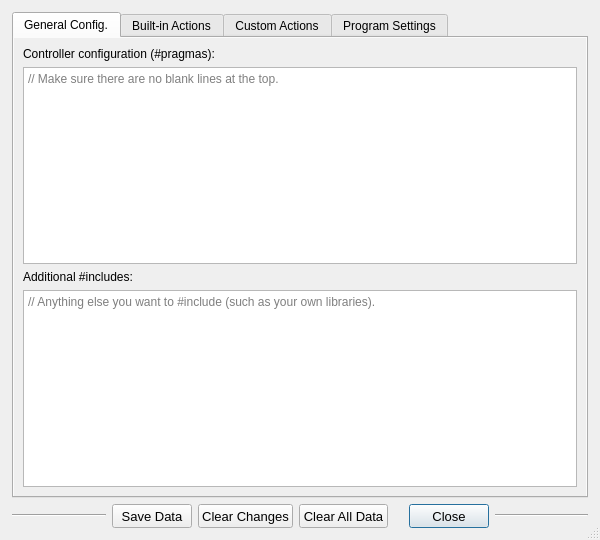
<?xml version="1.0" encoding="UTF-8"?>
<ui version="4.0">
 <class>SetupWindow</class>
 <widget class="QDialog" name="SetupWindow">
  <property name="windowModality">
   <enum>Qt::WindowModal</enum>
  </property>
  <property name="geometry">
   <rect>
    <x>0</x>
    <y>0</y>
    <width>600</width>
    <height>540</height>
   </rect>
  </property>
  <property name="windowTitle">
   <string>Draw Auton - Setup</string>
  </property>
  <property name="windowIcon">
   <iconset resource="../icons.qrc">
    <normaloff>:/icons/pencil.png</normaloff>:/icons/pencil.png</iconset>
  </property>
  <property name="sizeGripEnabled">
   <bool>true</bool>
  </property>
  <layout class="QVBoxLayout" name="layout_main">
   <property name="leftMargin">
    <number>12</number>
   </property>
   <property name="topMargin">
    <number>12</number>
   </property>
   <property name="rightMargin">
    <number>12</number>
   </property>
   <property name="bottomMargin">
    <number>12</number>
   </property>
   <item>
    <widget class="QTabWidget" name="tabWidget">
     <property name="currentIndex">
      <number>0</number>
     </property>
     <widget class="QWidget" name="tab_config">
      <attribute name="title">
       <string>General Config.</string>
      </attribute>
      <attribute name="toolTip">
       <string>General #pragma configs and #includes.</string>
      </attribute>
      <layout class="QVBoxLayout" name="verticalLayout_tab0">
       <property name="spacing">
        <number>0</number>
       </property>
       <property name="leftMargin">
        <number>0</number>
       </property>
       <property name="topMargin">
        <number>0</number>
       </property>
       <property name="rightMargin">
        <number>0</number>
       </property>
       <property name="bottomMargin">
        <number>0</number>
       </property>
       <item>
        <widget class="QScrollArea" name="scrollArea_config">
         <property name="frameShape">
          <enum>QFrame::NoFrame</enum>
         </property>
         <property name="frameShadow">
          <enum>QFrame::Plain</enum>
         </property>
         <property name="lineWidth">
          <number>0</number>
         </property>
         <property name="widgetResizable">
          <bool>true</bool>
         </property>
         <property name="alignment">
          <set>Qt::AlignCenter</set>
         </property>
         <widget class="QWidget" name="layout_scrollArea">
          <property name="geometry">
           <rect>
            <x>0</x>
            <y>0</y>
            <width>570</width>
            <height>458</height>
           </rect>
          </property>
          <layout class="QVBoxLayout" name="verticalLayout_scrollArea0">
           <item>
            <widget class="QLabel" name="label_pragmas">
             <property name="text">
              <string>Controller configuration (#pragmas):</string>
             </property>
            </widget>
           </item>
           <item>
            <widget class="QTextEdit" name="textEdit_pragmas">
             <property name="focusPolicy">
              <enum>Qt::ClickFocus</enum>
             </property>
             <property name="styleSheet">
              <string notr="true">font: 10pt &quot;Droid Sans Mono&quot;;</string>
             </property>
             <property name="lineWrapMode">
              <enum>QTextEdit::NoWrap</enum>
             </property>
             <property name="acceptRichText">
              <bool>false</bool>
             </property>
             <property name="placeholderText">
              <string>// Make sure there are no blank lines at the top.</string>
             </property>
            </widget>
           </item>
           <item>
            <widget class="QLabel" name="label_includes">
             <property name="text">
              <string>Additional #includes:</string>
             </property>
            </widget>
           </item>
           <item>
            <widget class="QTextEdit" name="textEdit_includes">
             <property name="focusPolicy">
              <enum>Qt::ClickFocus</enum>
             </property>
             <property name="styleSheet">
              <string notr="true">font: 10pt &quot;Droid Sans Mono&quot;;</string>
             </property>
             <property name="lineWrapMode">
              <enum>QTextEdit::NoWrap</enum>
             </property>
             <property name="acceptRichText">
              <bool>false</bool>
             </property>
             <property name="placeholderText">
              <string>// Anything else you want to #include (such as your own libraries).</string>
             </property>
            </widget>
           </item>
          </layout>
         </widget>
        </widget>
       </item>
      </layout>
     </widget>
     <widget class="QWidget" name="tab_actions_default">
      <attribute name="title">
       <string>Built-in Actions</string>
      </attribute>
      <attribute name="toolTip">
       <string>Basic actions (driving and turning).</string>
      </attribute>
      <layout class="QVBoxLayout" name="verticalLayout_tab1">
       <property name="spacing">
        <number>0</number>
       </property>
       <property name="leftMargin">
        <number>0</number>
       </property>
       <property name="topMargin">
        <number>0</number>
       </property>
       <property name="rightMargin">
        <number>0</number>
       </property>
       <property name="bottomMargin">
        <number>0</number>
       </property>
       <item>
        <widget class="QScrollArea" name="scrollArea_actions_default">
         <property name="frameShape">
          <enum>QFrame::NoFrame</enum>
         </property>
         <property name="frameShadow">
          <enum>QFrame::Plain</enum>
         </property>
         <property name="lineWidth">
          <number>0</number>
         </property>
         <property name="widgetResizable">
          <bool>true</bool>
         </property>
         <property name="alignment">
          <set>Qt::AlignCenter</set>
         </property>
         <widget class="QWidget" name="layout_actions_default">
          <property name="geometry">
           <rect>
            <x>0</x>
            <y>0</y>
            <width>570</width>
            <height>458</height>
           </rect>
          </property>
          <layout class="QVBoxLayout" name="verticalLayout_scrollArea1">
           <item>
            <widget class="QLabel" name="label_move">
             <property name="text">
              <string>Driving (positive is forward):</string>
             </property>
            </widget>
           </item>
           <item>
            <layout class="QVBoxLayout" name="verticalLayout_boxes_move">
             <property name="spacing">
              <number>0</number>
             </property>
             <item>
              <widget class="QPlainTextEdit" name="plainTextEdit_move_declare">
               <property name="sizePolicy">
                <sizepolicy hsizetype="Expanding" vsizetype="Maximum">
                 <horstretch>0</horstretch>
                 <verstretch>0</verstretch>
                </sizepolicy>
               </property>
               <property name="minimumSize">
                <size>
                 <width>0</width>
                 <height>24</height>
                </size>
               </property>
               <property name="maximumSize">
                <size>
                 <width>16777215</width>
                 <height>24</height>
                </size>
               </property>
               <property name="focusPolicy">
                <enum>Qt::ClickFocus</enum>
               </property>
               <property name="styleSheet">
                <string notr="true">font: 10pt &quot;Droid Sans Mono&quot;;</string>
               </property>
               <property name="verticalScrollBarPolicy">
                <enum>Qt::ScrollBarAlwaysOff</enum>
               </property>
               <property name="tabChangesFocus">
                <bool>true</bool>
               </property>
               <property name="lineWrapMode">
                <enum>QPlainTextEdit::NoWrap</enum>
               </property>
               <property name="readOnly">
                <bool>true</bool>
               </property>
               <property name="plainText">
                <string>void Move(int inches);</string>
               </property>
              </widget>
             </item>
             <item>
              <widget class="QTextEdit" name="textEdit_move">
               <property name="focusPolicy">
                <enum>Qt::ClickFocus</enum>
               </property>
               <property name="styleSheet">
                <string notr="true">font: 10pt &quot;Droid Sans Mono&quot;;</string>
               </property>
               <property name="lineWrapMode">
                <enum>QTextEdit::NoWrap</enum>
               </property>
               <property name="acceptRichText">
                <bool>false</bool>
               </property>
               <property name="placeholderText">
                <string>// Implement the function here.</string>
               </property>
              </widget>
             </item>
            </layout>
           </item>
           <item>
            <widget class="QLabel" name="label_turn">
             <property name="text">
              <string>Turning (positive is left):</string>
             </property>
            </widget>
           </item>
           <item>
            <layout class="QVBoxLayout" name="verticalLayout_boxes_turn">
             <property name="spacing">
              <number>0</number>
             </property>
             <item>
              <widget class="QPlainTextEdit" name="plainTextEdit_turn_declare">
               <property name="sizePolicy">
                <sizepolicy hsizetype="Expanding" vsizetype="Fixed">
                 <horstretch>0</horstretch>
                 <verstretch>0</verstretch>
                </sizepolicy>
               </property>
               <property name="minimumSize">
                <size>
                 <width>0</width>
                 <height>24</height>
                </size>
               </property>
               <property name="maximumSize">
                <size>
                 <width>16777215</width>
                 <height>24</height>
                </size>
               </property>
               <property name="focusPolicy">
                <enum>Qt::ClickFocus</enum>
               </property>
               <property name="styleSheet">
                <string notr="true">font: 10pt &quot;Droid Sans Mono&quot;;</string>
               </property>
               <property name="verticalScrollBarPolicy">
                <enum>Qt::ScrollBarAlwaysOff</enum>
               </property>
               <property name="sizeAdjustPolicy">
                <enum>QAbstractScrollArea::AdjustToContents</enum>
               </property>
               <property name="tabChangesFocus">
                <bool>true</bool>
               </property>
               <property name="lineWrapMode">
                <enum>QPlainTextEdit::NoWrap</enum>
               </property>
               <property name="readOnly">
                <bool>true</bool>
               </property>
               <property name="plainText">
                <string>void Turn(int degrees);</string>
               </property>
              </widget>
             </item>
             <item>
              <widget class="QTextEdit" name="textEdit_turn">
               <property name="focusPolicy">
                <enum>Qt::ClickFocus</enum>
               </property>
               <property name="styleSheet">
                <string notr="true">font: 10pt &quot;Droid Sans Mono&quot;;</string>
               </property>
               <property name="lineWrapMode">
                <enum>QTextEdit::NoWrap</enum>
               </property>
               <property name="acceptRichText">
                <bool>false</bool>
               </property>
               <property name="placeholderText">
                <string>// Implement the function here.</string>
               </property>
              </widget>
             </item>
            </layout>
           </item>
          </layout>
         </widget>
        </widget>
       </item>
      </layout>
     </widget>
     <widget class="QWidget" name="tab_actions_custom">
      <attribute name="title">
       <string>Custom Actions</string>
      </attribute>
      <attribute name="toolTip">
       <string>Custom code you want to add (lift, clamp, PID, etc.).</string>
      </attribute>
      <layout class="QVBoxLayout" name="verticalLayout_2">
       <property name="spacing">
        <number>0</number>
       </property>
       <property name="leftMargin">
        <number>0</number>
       </property>
       <property name="topMargin">
        <number>0</number>
       </property>
       <property name="rightMargin">
        <number>0</number>
       </property>
       <property name="bottomMargin">
        <number>0</number>
       </property>
       <item>
        <widget class="QScrollArea" name="scrollArea_actions_custom">
         <property name="frameShape">
          <enum>QFrame::NoFrame</enum>
         </property>
         <property name="frameShadow">
          <enum>QFrame::Plain</enum>
         </property>
         <property name="lineWidth">
          <number>0</number>
         </property>
         <property name="widgetResizable">
          <bool>true</bool>
         </property>
         <property name="alignment">
          <set>Qt::AlignCenter</set>
         </property>
         <widget class="QWidget" name="layout_actions_custom">
          <property name="geometry">
           <rect>
            <x>0</x>
            <y>0</y>
            <width>553</width>
            <height>549</height>
           </rect>
          </property>
          <layout class="QVBoxLayout" name="verticalLayout">
           <item>
            <widget class="QTabWidget" name="tabWidget_actions_custom">
             <property name="currentIndex">
              <number>-1</number>
             </property>
             <property name="tabsClosable">
              <bool>true</bool>
             </property>
            </widget>
           </item>
           <item>
            <widget class="QLabel" name="label_init">
             <property name="text">
              <string>Initialization:</string>
             </property>
            </widget>
           </item>
           <item>
            <widget class="QTextEdit" name="textEdit_misc_declare">
             <property name="sizePolicy">
              <sizepolicy hsizetype="Expanding" vsizetype="MinimumExpanding">
               <horstretch>0</horstretch>
               <verstretch>0</verstretch>
              </sizepolicy>
             </property>
             <property name="minimumSize">
              <size>
               <width>0</width>
               <height>150</height>
              </size>
             </property>
             <property name="focusPolicy">
              <enum>Qt::ClickFocus</enum>
             </property>
             <property name="styleSheet">
              <string notr="true">font: 10pt &quot;Droid Sans Mono&quot;;</string>
             </property>
             <property name="lineWrapMode">
              <enum>QTextEdit::NoWrap</enum>
             </property>
             <property name="acceptRichText">
              <bool>false</bool>
             </property>
             <property name="placeholderText">
              <string>// Anything to run before `waitForStart()`; usually servo initializations.</string>
             </property>
            </widget>
           </item>
           <item>
            <widget class="QLabel" name="label_misc_declare">
             <property name="text">
              <string>Other Declarations:</string>
             </property>
            </widget>
           </item>
           <item>
            <widget class="QTextEdit" name="textEdit_init">
             <property name="sizePolicy">
              <sizepolicy hsizetype="Expanding" vsizetype="MinimumExpanding">
               <horstretch>0</horstretch>
               <verstretch>0</verstretch>
              </sizepolicy>
             </property>
             <property name="minimumSize">
              <size>
               <width>0</width>
               <height>120</height>
              </size>
             </property>
             <property name="focusPolicy">
              <enum>Qt::ClickFocus</enum>
             </property>
             <property name="styleSheet">
              <string notr="true">font: 10pt &quot;Droid Sans Mono&quot;;</string>
             </property>
             <property name="lineWrapMode">
              <enum>QTextEdit::NoWrap</enum>
             </property>
             <property name="acceptRichText">
              <bool>false</bool>
             </property>
             <property name="placeholderText">
              <string>// Other functions (not already covered) you want to declare.</string>
             </property>
            </widget>
           </item>
           <item>
            <widget class="QLabel" name="label_misc_define">
             <property name="text">
              <string>Other Definitions:</string>
             </property>
            </widget>
           </item>
           <item>
            <widget class="QTextEdit" name="textEdit_misc_define">
             <property name="sizePolicy">
              <sizepolicy hsizetype="Expanding" vsizetype="MinimumExpanding">
               <horstretch>0</horstretch>
               <verstretch>0</verstretch>
              </sizepolicy>
             </property>
             <property name="minimumSize">
              <size>
               <width>0</width>
               <height>180</height>
              </size>
             </property>
             <property name="focusPolicy">
              <enum>Qt::ClickFocus</enum>
             </property>
             <property name="styleSheet">
              <string notr="true">font: 10pt &quot;Droid Sans Mono&quot;;</string>
             </property>
             <property name="lineWrapMode">
              <enum>QTextEdit::NoWrap</enum>
             </property>
             <property name="acceptRichText">
              <bool>false</bool>
             </property>
             <property name="placeholderText">
              <string>// Other definitions for the declarations entered above.</string>
             </property>
            </widget>
           </item>
          </layout>
         </widget>
        </widget>
       </item>
      </layout>
     </widget>
     <widget class="QWidget" name="tab_settings">
      <attribute name="title">
       <string>Program Settings</string>
      </attribute>
      <attribute name="toolTip">
       <string>Settings for the entire program.</string>
      </attribute>
      <layout class="QVBoxLayout" name="verticalLayout_4">
       <property name="leftMargin">
        <number>0</number>
       </property>
       <property name="topMargin">
        <number>0</number>
       </property>
       <property name="rightMargin">
        <number>0</number>
       </property>
       <property name="bottomMargin">
        <number>0</number>
       </property>
       <item>
        <widget class="QScrollArea" name="scrollArea_settings">
         <property name="frameShape">
          <enum>QFrame::NoFrame</enum>
         </property>
         <property name="frameShadow">
          <enum>QFrame::Plain</enum>
         </property>
         <property name="lineWidth">
          <number>0</number>
         </property>
         <property name="widgetResizable">
          <bool>true</bool>
         </property>
         <widget class="QWidget" name="scrollAreaWidgetContents">
          <property name="geometry">
           <rect>
            <x>0</x>
            <y>0</y>
            <width>570</width>
            <height>458</height>
           </rect>
          </property>
          <layout class="QVBoxLayout" name="verticalLayout_3">
           <item>
            <layout class="QHBoxLayout" name="layout_settings_season">
             <item>
              <widget class="QLabel" name="label">
               <property name="text">
                <string>Season:</string>
               </property>
              </widget>
             </item>
             <item>
              <widget class="QComboBox" name="comboBox">
               <property name="sizePolicy">
                <sizepolicy hsizetype="Expanding" vsizetype="Fixed">
                 <horstretch>0</horstretch>
                 <verstretch>0</verstretch>
                </sizepolicy>
               </property>
               <item>
                <property name="text">
                 <string>2014-15: Cascade Effect</string>
                </property>
               </item>
               <item>
                <property name="text">
                 <string>2013-14: Block Party!</string>
                </property>
               </item>
               <item>
                <property name="text">
                 <string>2012-13: Ring it Up!</string>
                </property>
               </item>
              </widget>
             </item>
            </layout>
           </item>
           <item>
            <widget class="QLabel" name="label_settings_window">
             <property name="text">
              <string>Default window size:</string>
             </property>
            </widget>
           </item>
           <item>
            <layout class="QGridLayout" name="layout_settings_window">
             <item row="3" column="2">
              <widget class="QLineEdit" name="lineEdit_2"/>
             </item>
             <item row="2" column="1">
              <widget class="QLabel" name="label_4">
               <property name="text">
                <string>Width:</string>
               </property>
              </widget>
             </item>
             <item row="2" column="2">
              <widget class="QLineEdit" name="lineEdit"/>
             </item>
             <item row="2" column="3" rowspan="2">
              <widget class="QPushButton" name="pushButton">
               <property name="text">
                <string>Default
size</string>
               </property>
              </widget>
             </item>
             <item row="3" column="1">
              <widget class="QLabel" name="label_3">
               <property name="text">
                <string>Height:</string>
               </property>
              </widget>
             </item>
             <item row="2" column="0" rowspan="2">
              <spacer name="horizontalSpacer">
               <property name="orientation">
                <enum>Qt::Horizontal</enum>
               </property>
               <property name="sizeType">
                <enum>QSizePolicy::Maximum</enum>
               </property>
               <property name="sizeHint" stdset="0">
                <size>
                 <width>30</width>
                 <height>20</height>
                </size>
               </property>
              </spacer>
             </item>
             <item row="1" column="0" colspan="4">
              <widget class="QRadioButton" name="radioButton_2">
               <property name="text">
                <string>Custom:</string>
               </property>
              </widget>
             </item>
             <item row="0" column="0" colspan="4">
              <widget class="QRadioButton" name="radioButton">
               <property name="text">
                <string>Auto-save</string>
               </property>
              </widget>
             </item>
            </layout>
           </item>
           <item>
            <widget class="QLabel" name="label_settings_language">
             <property name="text">
              <string>Language:</string>
             </property>
            </widget>
           </item>
           <item>
            <layout class="QGridLayout" name="layout_settings_language">
             <item row="2" column="1">
              <widget class="QRadioButton" name="radioButton_4">
               <property name="text">
                <string>RobotC 3.65+</string>
               </property>
              </widget>
             </item>
             <item row="1" column="1">
              <widget class="QRadioButton" name="radioButton_5">
               <property name="text">
                <string>RobotC 4.27+</string>
               </property>
              </widget>
             </item>
             <item row="0" column="1">
              <widget class="QRadioButton" name="radioButton_3">
               <property name="text">
                <string>Java (Android Studio)</string>
               </property>
              </widget>
             </item>
             <item row="0" column="0" rowspan="3">
              <spacer name="horizontalSpacer_2">
               <property name="orientation">
                <enum>Qt::Horizontal</enum>
               </property>
               <property name="sizeType">
                <enum>QSizePolicy::Maximum</enum>
               </property>
               <property name="sizeHint" stdset="0">
                <size>
                 <width>30</width>
                 <height>20</height>
                </size>
               </property>
              </spacer>
             </item>
            </layout>
           </item>
          </layout>
         </widget>
        </widget>
       </item>
      </layout>
     </widget>
    </widget>
   </item>
   <item>
    <layout class="QHBoxLayout" name="layout_botom">
     <item>
      <widget class="Line" name="line_bottom_L">
       <property name="sizePolicy">
        <sizepolicy hsizetype="Expanding" vsizetype="Fixed">
         <horstretch>0</horstretch>
         <verstretch>0</verstretch>
        </sizepolicy>
       </property>
       <property name="orientation">
        <enum>Qt::Horizontal</enum>
       </property>
      </widget>
     </item>
     <item>
      <widget class="QPushButton" name="pushButton_save">
       <property name="minimumSize">
        <size>
         <width>0</width>
         <height>24</height>
        </size>
       </property>
       <property name="font">
        <font>
         <pointsize>10</pointsize>
        </font>
       </property>
       <property name="toolTip">
        <string>Save the entered data.</string>
       </property>
       <property name="text">
        <string>Save Data</string>
       </property>
       <property name="shortcut">
        <string>Ctrl+S</string>
       </property>
      </widget>
     </item>
     <item>
      <widget class="QPushButton" name="pushButton_clear">
       <property name="minimumSize">
        <size>
         <width>0</width>
         <height>24</height>
        </size>
       </property>
       <property name="font">
        <font>
         <pointsize>10</pointsize>
        </font>
       </property>
       <property name="text">
        <string>Clear Changes</string>
       </property>
      </widget>
     </item>
     <item>
      <widget class="QPushButton" name="pushButton_empty">
       <property name="minimumSize">
        <size>
         <width>0</width>
         <height>24</height>
        </size>
       </property>
       <property name="font">
        <font>
         <pointsize>10</pointsize>
        </font>
       </property>
       <property name="toolTip">
        <string>Delete all entered data.</string>
       </property>
       <property name="text">
        <string>Clear All Data</string>
       </property>
      </widget>
     </item>
     <item>
      <spacer name="spacer_bottom">
       <property name="orientation">
        <enum>Qt::Horizontal</enum>
       </property>
       <property name="sizeType">
        <enum>QSizePolicy::Fixed</enum>
       </property>
       <property name="sizeHint" stdset="0">
        <size>
         <width>15</width>
         <height>20</height>
        </size>
       </property>
      </spacer>
     </item>
     <item>
      <widget class="QPushButton" name="pushButton_close">
       <property name="minimumSize">
        <size>
         <width>0</width>
         <height>24</height>
        </size>
       </property>
       <property name="font">
        <font>
         <pointsize>10</pointsize>
        </font>
       </property>
       <property name="toolTip">
        <string>Close without saving entered data.</string>
       </property>
       <property name="text">
        <string>Close</string>
       </property>
       <property name="default">
        <bool>true</bool>
       </property>
      </widget>
     </item>
     <item>
      <widget class="Line" name="line_bottom_R">
       <property name="sizePolicy">
        <sizepolicy hsizetype="Expanding" vsizetype="Fixed">
         <horstretch>0</horstretch>
         <verstretch>0</verstretch>
        </sizepolicy>
       </property>
       <property name="orientation">
        <enum>Qt::Horizontal</enum>
       </property>
      </widget>
     </item>
    </layout>
   </item>
  </layout>
 </widget>
 <tabstops>
  <tabstop>tabWidget</tabstop>
  <tabstop>pushButton_save</tabstop>
  <tabstop>pushButton_empty</tabstop>
  <tabstop>pushButton_close</tabstop>
  <tabstop>textEdit_pragmas</tabstop>
 </tabstops>
 <resources>
  <include location="../icons.qrc"/>
 </resources>
 <connections/>
</ui>
